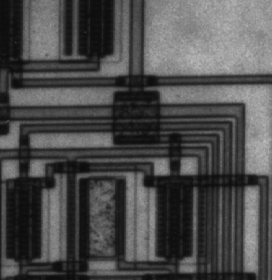
%> input picture Practicas_Matlab/DETECTORES DE BORDES/GRADIENTES/circuit.tif, 272 x 280 px
$ octave detecta_bordes2.m   (GNU Octave 9; MATLAB toolbox functions it lacks are replaced by stand-ins)
%> lines starting %> are read from the running program, lines starting %| are printed output that depends on the picture
I = imread('circuit.tif');
%> I is the input picture: size 280x272 uint8; min 12, max 191, mean 76.3
figure, imshow(I);
rotI = imrotate(I,33,'crop');
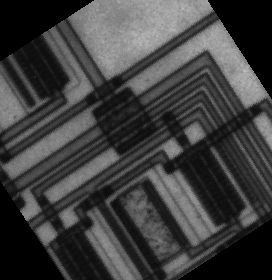
%> rotI: size 280x272 uint8; min 0, max 191, mean 62.8
figure, imshow(rotI);
BW=edge(rotI,'canny');
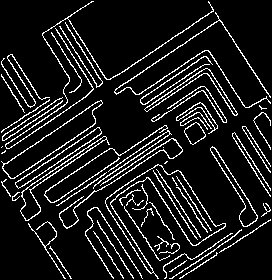
%> BW: size 280x272 logical; 10.8% white in thin lines or dots
figure, imshow(BW);
